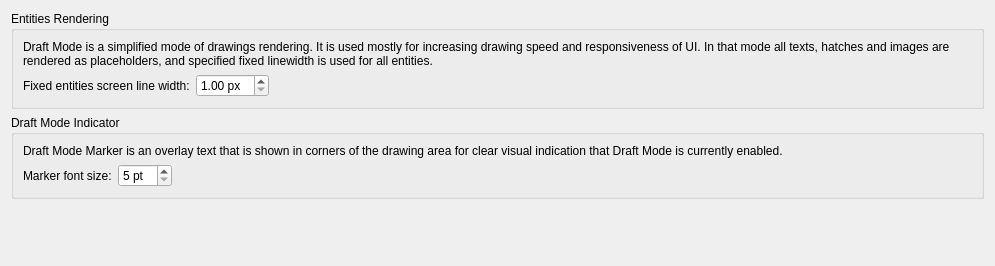
<?xml version="1.0" encoding="UTF-8"?>
<ui version="4.0">
 <class>LC_SettingsPageDraftingMetricsDraftMode</class>
 <widget class="QWidget" name="LC_SettingsPageDraftingMetricsDraftMode">
  <property name="geometry">
   <rect>
    <x>0</x>
    <y>0</y>
    <width>995</width>
    <height>266</height>
   </rect>
  </property>
  <layout class="QVBoxLayout" name="verticalLayout">
   <item>
    <widget class="QGroupBox" name="groupBox">
     <property name="title">
      <string>Entities Rendering</string>
     </property>
     <layout class="QGridLayout" name="gridLayout">
      <item row="0" column="0" colspan="3">
       <widget class="QLabel" name="label_5">
        <property name="text">
         <string>Draft Mode is a simplified mode of drawings rendering. It is used mostly for increasing drawing speed and responsiveness of UI. In that mode all texts, hatches and images are rendered as placeholders, and specified fixed linewidth is used for all entities.</string>
        </property>
        <property name="wordWrap">
         <bool>true</bool>
        </property>
       </widget>
      </item>
      <item row="1" column="0">
       <widget class="QLabel" name="label_9">
        <property name="text">
         <string>Fixed entities screen line width:</string>
        </property>
       </widget>
      </item>
      <item row="1" column="1">
       <widget class="QDoubleSpinBox" name="sbDraftModeScreenLineWidth">
        <property name="toolTip">
         <string>Draft Line Width

Screen size in pixels used for rendering entities 
in draft mode. </string>
        </property>
        <property name="suffix">
         <string> px</string>
        </property>
        <property name="minimum">
         <double>1.000000000000000</double>
        </property>
        <property name="maximum">
         <double>10.000000000000000</double>
        </property>
        <property name="singleStep">
         <double>0.250000000000000</double>
        </property>
       </widget>
      </item>
      <item row="1" column="2">
       <spacer name="horizontalSpacer">
        <property name="orientation">
         <enum>Qt::Orientation::Horizontal</enum>
        </property>
        <property name="sizeHint" stdset="0">
         <size>
          <width>718</width>
          <height>20</height>
         </size>
        </property>
       </spacer>
      </item>
     </layout>
    </widget>
   </item>
   <item>
    <widget class="QGroupBox" name="gbWatermarks">
     <property name="title">
      <string>Draft Mode Indicator</string>
     </property>
     <layout class="QGridLayout" name="gridLayout_3">
      <item row="0" column="0" colspan="3">
       <widget class="QLabel" name="label_8">
        <property name="text">
         <string>Draft Mode Marker is an overlay text that is shown in corners of the drawing area for clear visual indication that Draft Mode is currently enabled.</string>
        </property>
        <property name="wordWrap">
         <bool>true</bool>
        </property>
       </widget>
      </item>
      <item row="2" column="0">
       <widget class="QLabel" name="lblDraftMarkerFontSize">
        <property name="text">
         <string>Marker font size:</string>
        </property>
       </widget>
      </item>
      <item row="2" column="1">
       <widget class="QSpinBox" name="sbDraftMarkerFontSize">
        <property name="toolTip">
         <string>Font Size

Font size used for Draft Mode indicator watermark.</string>
        </property>
        <property name="suffix">
         <string> pt</string>
        </property>
        <property name="minimum">
         <number>5</number>
        </property>
        <property name="maximum">
         <number>99</number>
        </property>
       </widget>
      </item>
      <item row="2" column="2">
       <spacer name="horizontalSpacer_3">
        <property name="orientation">
         <enum>Qt::Orientation::Horizontal</enum>
        </property>
        <property name="sizeHint" stdset="0">
         <size>
          <width>0</width>
          <height>0</height>
         </size>
        </property>
       </spacer>
      </item>
     </layout>
    </widget>
   </item>
   <item>
    <spacer name="spacer">
     <property name="orientation">
      <enum>Qt::Orientation::Vertical</enum>
     </property>
     <property name="sizeHint" stdset="0">
      <size>
       <width>0</width>
       <height>0</height>
      </size>
     </property>
    </spacer>
   </item>
  </layout>
 </widget>
 <resources/>
 <connections/>
</ui>
